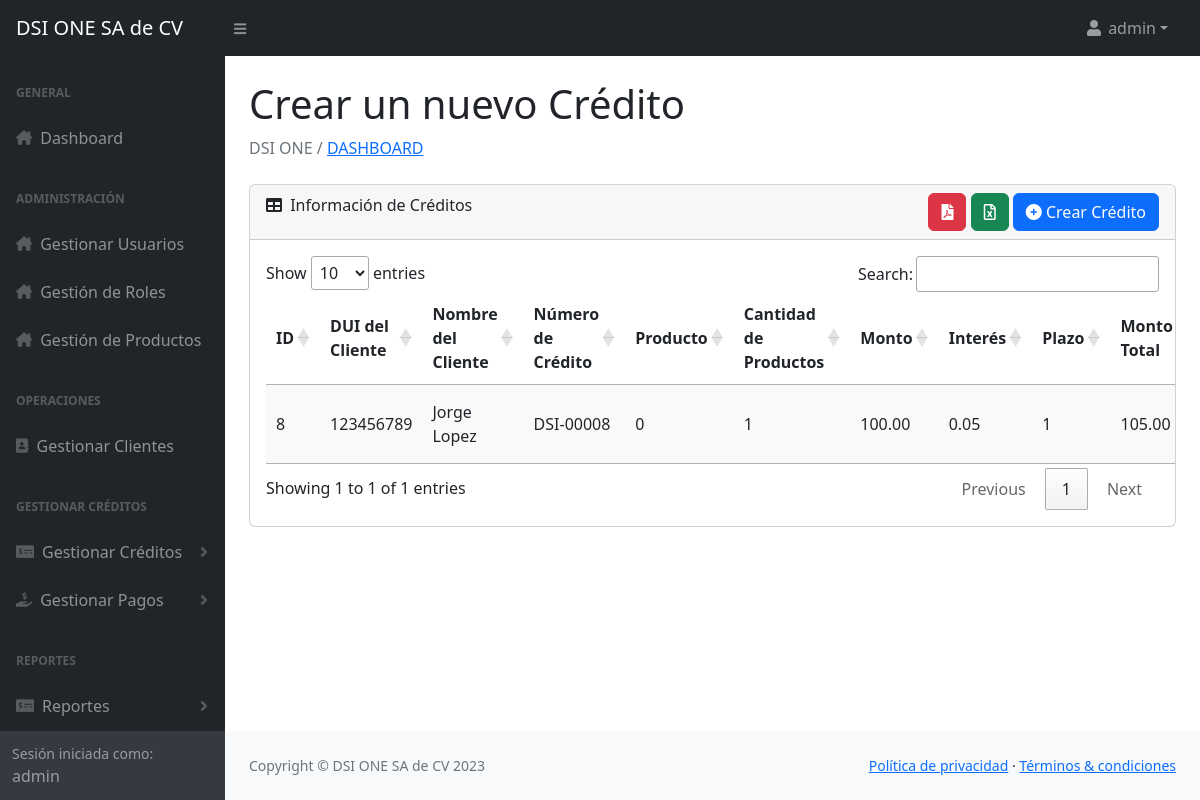
Page /Vista/ba_crear_credito.php (signed in) on the earlier database version.
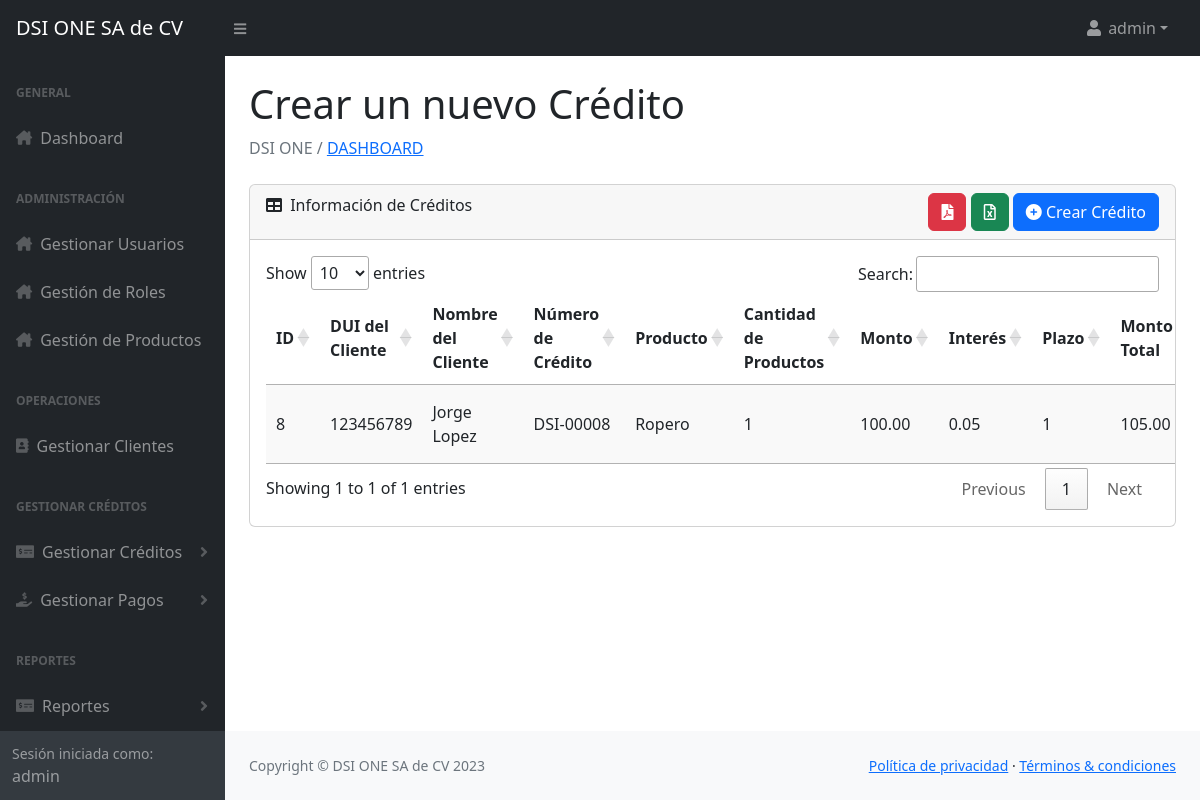
Same page on the later database version.
### tables this page shows
CREATE TABLE `creditos_dsi` (
  `id` int(11) NOT NULL,
  `dui_ct` int(11) NOT NULL,
  `cliente` varchar(30) NOT NULL,
  `num_credito` varchar(10) NOT NULL,
  `producto` varchar(30) NOT NULL,
  `cantidad_producto` int(4) NOT NULL,
  `monto` decimal(10,2) NOT NULL,
  `interes` decimal(10,2) NOT NULL,
  `plazo` int(11) NOT NULL,
  `monto_total` decimal(10,2) NOT NULL,
  `monto_pendiente` decimal(10,2) NOT NULL,
  `tipo_pago` enum('Mensual','','') NOT NULL DEFAULT 'Mensual',
  `fecha_ini` date NOT NULL,
  `fecha_fin` date NOT NULL,
  `estado_credito` enum('ACTIVO','FINALIZADO') NOT NULL DEFAULT 'ACTIVO'
);

### Vista/ba_crear_credito.php (the view, shortened to what this page needs)
<?php include '../Controlador/sesion.php';
?>
<head>
    <?php include '../Modelo/o_head.php'; ?>
</head>
<body class="sb-nav-fixed">
    <?php include '../Modelo/o_menu.php'; ?>
    <div id="layoutSidenav_content">
        <main>
            <div class="container-fluid px-4">
                <h1 class="mt-4">Crear un nuevo Crédito</h1>
                <ol class="breadcrumb mb-4">
                    <li class="breadcrumb-item active"> DSI ONE / <a href="../Vista/home.php"> DASHBOARD </a></li>
                </ol>
                <div class="card mb-4">
                    <div class="card-header">
                        <i class="fas fa-table me-1"></i>
                        Información de Créditos
                        <div style="float: right;">
                            <button class="btn btn-danger" onclick="exportToPDF()"><i class="fas fa-file-pdf"></i></button>
                            <button class="btn btn-success" onclick="exportToExcel()"><i class="far fa-file-excel"></i></button>
                            <button class="btn btn-primary" data-bs-toggle="modal" data-bs-target="#addCreditoModal"><i class="fa-solid fa-circle-plus"></i> Crear Crédito</button>
                        </div>
                    </div>
                    <div class="card-body table-responsive" style="overflow-x: auto;">
                        <table id="datatablesSimple" class="display" style="width: 100%; table-layout: auto;">
                            <thead>
                                <tr>
                                    <th>ID</th>
                                    <th>DUI del Cliente</th>
                                    <th>Nombre del Cliente</th>
                                    <th>Número de Crédito</th>
                                    <th>Producto</th>
                                    <th>Cantidad de Productos</th>
                                    <th>Monto</th>
                                    <th>Interés</th>
                                    <th>Plazo</th>
                                    <th>Monto Total</th>
                                </tr>
                            </thead>
                            <tbody>
                                <?php
                                $query = "SELECT * FROM creditos_dsi";
                                $result = $conn->query($query);
                                if ($result->num_rows > 0) {
                                    while ($row = $result->fetch_assoc()) {
                                        echo "<tr>";
                                        echo "<td>" . $row['id'] . "</td>";
                                        echo "<td>" . $row['dui_ct'] . "</td>";
                                        echo "<td>" . $row['cliente'] . "</td>";
                                        echo "<td>" . $row['num_credito'] . "</td>";
                                        echo "<td>" . $row['producto'] . "</td>";
                                        echo "<td>" . $row['cantidad_producto'] . "</td>";
                                        echo "<td>" . $row['monto'] . "</td>";
                                        echo "<td>" . $row['interes'] . "</td>";
                                        echo "<td>" . $row['plazo'] . "</td>";
                                        echo "<td>" . $row['monto_total'] . "</td>";
                                        echo "</tr>";
                                    }
                                } else {
                                    echo "<tr><td colspan='13'>No se encontraron registros en la tabla clientes_dsi.</td></tr>";
                                }
                                ?>
                            </tbody>
                        </table>
                    </div>
                </div>
            </div>
        </main>
        <?php include '../Modelo/o_scrips_generales.php'; ?>
</body>
</html>

### Controlador/sesion.php (shortened to what this page needs)
<!DOCTYPE html>
<html lang="es">

### Modelo/o_head.php (shortened to what this page needs)
<link rel="stylesheet" href="//cdn.datatables.net/1.13.4/css/jquery.dataTables.min.css">
<link rel="stylesheet" href="https://cdn.jsdelivr.net/npm/bootstrap@5.1.0/dist/css/bootstrap.min.css">
<link rel="stylesheet" href="https://cdnjs.cloudflare.com/ajax/libs/font-awesome/6.2.0/css/all.min.css">
<link href="https://cdn.jsdelivr.net/npm/simple-datatables@7.1.2/dist/style.min.css" rel="stylesheet" />
<link rel="stylesheet" href="../Complementos/CSS/style.css">
<link href='https://unpkg.com/boxicons@2.1.1/css/boxicons.min.css' rel='stylesheet'>
<link rel="stylesheet" href="https://cdnjs.cloudflare.com/ajax/libs/font-awesome/5.15.3/css/all.min.css" />

### Modelo/o_menu.php (shortened to what this page needs)
<nav class="sb-topnav navbar navbar-expand navbar-dark bg-dark">
    <a class="navbar-brand ps-3" href="../Vista/home.php">DSI ONE SA de CV</a>
    <button class="btn btn-link btn-sm order-1 order-lg-0 me-4 me-lg-0" id="sidebarToggle" href="../Vista/home.php"><i class="fas fa-bars"></i></button>
    <ul class="navbar-nav ms-auto ms-md-0 me-3 me-lg-4">
        <li class="nav-item dropdown">
            <a class="nav-link dropdown-toggle" id="navbarDropdown" role="button" data-bs-toggle="dropdown" aria-expanded="false"><i class="fas fa-user fa-fw" aria-hidden="true"></i> <?php echo $_SESSION['username']; ?></a>
        </li>
    </ul>
</nav>
<div id="layoutSidenav">
    <div id="layoutSidenav_nav">
        <nav class="sb-sidenav accordion sb-sidenav-dark" id="sidenavAccordion">
            <div class="sb-sidenav-menu">
                <div class="nav">
                    <div class="sb-sidenav-menu-heading">General</div>
                    <a class="nav-link" href="../Vista/home.php">
                        <div class="sb-nav-link-icon"><i class="fas fa-home-lg"></i></div>
                        Dashboard
                    </a>
                    <div class="sb-sidenav-menu-heading">Administración</div>
                    <a class="nav-link" href="../Vista/admin_usuarios.php">
                        <div class="sb-nav-link-icon"><i class="fas fa-home-lg"></i></div>
                        Gestionar Usuarios
                    </a>
                    <a class="nav-link" href="../Vista/admin_roles.php">
                        <div class="sb-nav-link-icon"><i class="fas fa-home-lg"></i></div>
                        Gestión de Roles
                    </a>
                    <a class="nav-link" href="../Vista/gestion_productos.php">
                        <div class="sb-nav-link-icon"><i class="fas fa-home-lg"></i></div>
                        Gestión de Productos
                    </a>
                    <div class="sb-sidenav-menu-heading">Operaciones</div>
                    <a class="nav-link" href="../Vista/aa_crear_cliente.php">
                        <div class="sb-nav-link-icon"><i class="fas fa-address-book"></i></div>
                        Gestionar Clientes
                    </a>
                    <div class="sb-sidenav-menu-heading">Gestionar Créditos</div>
                    <a class="nav-link collapsed" href="#" data-bs-toggle="collapse" data-bs-target="#collapseCreditos" aria-expanded="false" aria-controls="collapseCreditos">
                        <div class="sb-nav-link-icon"><i class="fas fa-money-check-alt"></i></div>
                        Gestionar Créditos
                        <div class="sb-sidenav-collapse-arrow"><i class="fas fa-angle-down"></i></div>
                    </a>
                    <a class="nav-link collapsed" href="#" data-bs-toggle="collapse" data-bs-target="#collapsePagos" aria-expanded="false" aria-controls="collapsePagos">
                        <div class="sb-nav-link-icon"><i class="fas fa-hand-holding-usd"></i></div>
                        Gestionar Pagos
                        <div class="sb-sidenav-collapse-arrow"><i class="fas fa-angle-down"></i></div>
                    </a>
                    <div class="sb-sidenav-menu-heading">Reportes</div>
                    <a class="nav-link collapsed" href="#" data-bs-toggle="collapse" data-bs-target="#collapseReportes" aria-expanded="false" aria-controls="collapseReportes">
                        <div class="sb-nav-link-icon"><i class="fas fa-money-check-alt"></i></div>
                        Reportes
                        <div class="sb-sidenav-collapse-arrow"><i class="fas fa-angle-down"></i></div>
                    </a>
                </div>
            </div>
            <div class="sb-sidenav-footer">
                <div class="small">Sesión iniciada como:</div>
                <?php echo $_SESSION['username']; ?>
            </div>
        </nav>
    </div>

### Modelo/o_scrips_generales.php (shortened to what this page needs)
<footer class="py-4 bg-light mt-auto">
    <div class="container-fluid px-4">
        <div class="d-flex align-items-center justify-content-between small">
            <div class="text-muted">Copyright &copy; DSI ONE SA de CV 2023</div>
            <div>
                <a href="#">Política de privacidad</a>
                &middot;
                <a href="#">Términos &amp; condiciones</a>
            </div>
        </div>
    </div>
</footer>
</div>
</div>

Differences in the rows shown:
changed creditos_dsi "Jorge Lopez": producto "0" → "Ropero"
